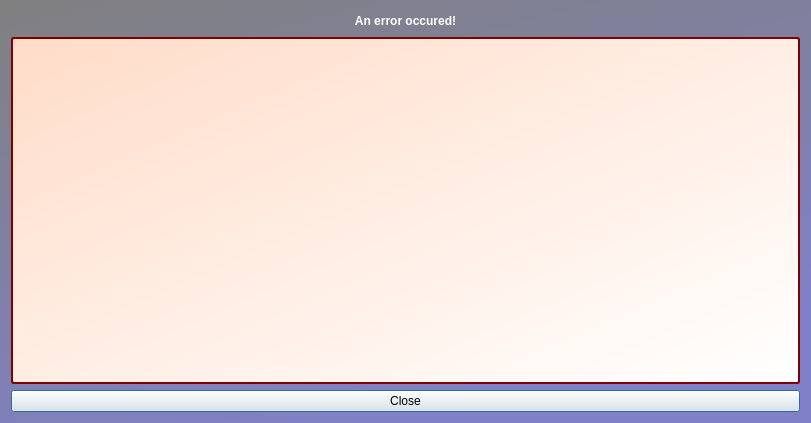
<?xml version="1.0" encoding="UTF-8"?>
<ui version="4.0">
 <author>Ph. Faist</author>
 <class>KLFProgErrUI</class>
 <widget class="QDialog" name="KLFProgErrUI">
  <property name="geometry">
   <rect>
    <x>0</x>
    <y>0</y>
    <width>811</width>
    <height>423</height>
   </rect>
  </property>
  <property name="windowTitle">
   <string>Error</string>
  </property>
  <property name="styleSheet">
   <string notr="true">QDialog {
	background-color: qlineargradient(spread:pad, x1:0, y1:0, x2:0.5, y2:1, stop:0 rgba(128, 128, 128, 255), stop:1 rgba(128, 128, 200, 255));
    color: black;
	selection-color: black;
	selection-background-color: rgb(0,0,0,80);
}
QLabel {
	color: white;
	font-weight: bold;
}
QAbstractScrollArea {
	background-color: qlineargradient(spread:pad, x1:0, y1:0, x2:1, y2:1, stop:0 rgba(255, 220, 200, 255), stop:1 rgba(255, 255, 255, 255));
	background-clip: padding;
	border-radius: 3px;
	border: 2px solid rgb(128, 0, 0);
	color: black;
	selection-background-color: rgb(0,0,0,80);
	selection-color: black;
}</string>
  </property>
  <property name="modal">
   <bool>true</bool>
  </property>
  <layout class="QVBoxLayout" name="verticalLayout">
   <item>
    <widget class="QLabel" name="lbl">
     <property name="sizePolicy">
      <sizepolicy hsizetype="Preferred" vsizetype="Fixed">
       <horstretch>0</horstretch>
       <verstretch>0</verstretch>
      </sizepolicy>
     </property>
     <property name="minimumSize">
      <size>
       <width>0</width>
       <height>20</height>
      </size>
     </property>
     <property name="text">
      <string>An error occured!</string>
     </property>
     <property name="alignment">
      <set>Qt::AlignCenter</set>
     </property>
     <property name="wordWrap">
      <bool>false</bool>
     </property>
    </widget>
   </item>
   <item>
    <widget class="QTextBrowser" name="txtError">
     <property name="styleSheet">
      <string notr="true"/>
     </property>
    </widget>
   </item>
   <item>
    <widget class="QPushButton" name="btnClose">
     <property name="toolTip">
      <string>Close dialog</string>
     </property>
     <property name="whatsThis">
      <string>Close dialog</string>
     </property>
     <property name="text">
      <string>Close</string>
     </property>
     <property name="icon">
      <iconset resource="klfres.qrc">
       <normaloff>:/pics/closehide.png</normaloff>:/pics/closehide.png</iconset>
     </property>
     <property name="default">
      <bool>true</bool>
     </property>
    </widget>
   </item>
  </layout>
 </widget>
 <layoutdefault spacing="6" margin="11"/>
 <resources>
  <include location="klfres.qrc"/>
 </resources>
 <connections>
  <connection>
   <sender>btnClose</sender>
   <signal>clicked()</signal>
   <receiver>KLFProgErrUI</receiver>
   <slot>accept()</slot>
   <hints>
    <hint type="sourcelabel">
     <x>24</x>
     <y>404</y>
    </hint>
    <hint type="destinationlabel">
     <x>20</x>
     <y>20</y>
    </hint>
   </hints>
  </connection>
 </connections>
</ui>
